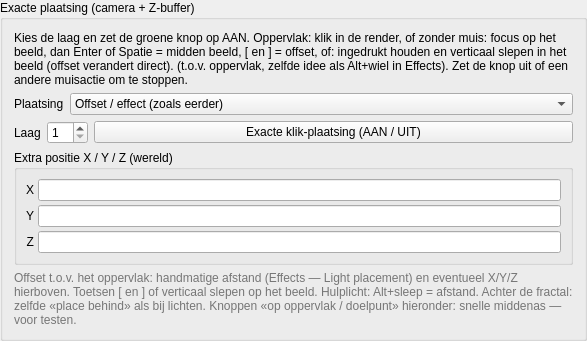
       <widget class="QGroupBox" name="groupBox_pattern_line_exact_placement">
        <property name="title">
         <string>Exacte plaatsing (camera + Z-buffer)</string>
        </property>
        <property name="toolTip">
         <string>Zelfde methode als «Place light» in Mandelbulber: diepte uit de render, viewvector met FOV en camerarotatie, optioneel een stukje vóór/achter het oppervlak. Vereist een afgerende preview of beeld (Z-buffer).</string>
        </property>
        <layout class="QVBoxLayout" name="verticalLayout_pattern_line_exact">
         <property name="spacing">
          <number>6</number>
         </property>
         <item>
          <widget class="QLabel" name="label_pattern_line_exact_intro">
           <property name="text">
            <string>Kies de laag en zet de groene knop op AAN. Oppervlak: klik in de render, of zonder muis: focus op het beeld, dan Enter of Spatie = midden beeld, [ en ] = offset, of: ingedrukt houden en verticaal slepen in het beeld (offset verandert direct). (t.o.v. oppervlak, zelfde idee als Alt+wiel in Effects). Zet de knop uit of een andere muisactie om te stoppen.</string>
           </property>
           <property name="wordWrap">
            <bool>true</bool>
           </property>
          </widget>
         </item>
         <item>
          <layout class="QHBoxLayout" name="horizontalLayout_pattern_line_precision">
           <item>
            <widget class="QLabel" name="label_pattern_line_precision_mode">
             <property name="text">
              <string>Plaatsing</string>
             </property>
             <property name="toolTip">
              <string>Offset/effect: zoals voorheen (~10% scene vanaf camera, zachte verschuiving). Nauwkeurig: midden van het pixel + bilineaire Z, handmatige afstand 0 — dichter op waar u klikt.</string>
             </property>
            </widget>
           </item>
           <item>
            <widget class="QComboBox" name="comboBox_pattern_line_precision_mode">
             <property name="sizePolicy">
              <sizepolicy hsizetype="MinimumExpanding" vsizetype="Fixed">
               <horstretch>0</horstretch>
               <verstretch>0</verstretch>
              </sizepolicy>
             </property>
             <property name="currentIndex">
              <number>0</number>
             </property>
             <property name="toolTip">
              <string>Offset/effect: zoals voorheen. Nauwkeurig: subpixel-ray + Z voor strakkere plaatsing op de klik.</string>
             </property>
             <item>
              <property name="text">
               <string>Offset / effect (zoals eerder)</string>
              </property>
             </item>
             <item>
              <property name="text">
               <string>Nauwkeurig (midden pixel + Z)</string>
              </property>
             </item>
            </widget>
           </item>
          </layout>
         </item>
         <item>
          <layout class="QHBoxLayout" name="horizontalLayout_pattern_line_exact">
           <item>
            <widget class="QLabel" name="label_pattern_line_exact_layer">
             <property name="text">
              <string>Laag</string>
             </property>
            </widget>
           </item>
           <item>
            <widget class="QSpinBox" name="spinbox_pattern_line_exact_layer">
             <property name="minimum">
              <number>1</number>
             </property>
             <property name="maximum">
              <number>20</number>
             </property>
             <property name="value">
              <number>1</number>
             </property>
             <property name="toolTip">
              <string>Welke patroonlijn (1–20) krijgt de nieuwe positie bij de volgende klik in het beeld.</string>
             </property>
            </widget>
           </item>
           <item>
            <widget class="QPushButton" name="pushButton_pattern_line_exact_activate">
             <property name="text">
              <string>Exacte klik-plaatsing (AAN / UIT)</string>
             </property>
             <property name="checkable">
              <bool>true</bool>
             </property>
             <property name="toolTip">
              <string>AAN: zelfde pipeline als hulplicht, groene knop. Klik in de render, of Enter/Spatie = midden; [ en ] of verticaal slepen in het beeld = offset. UIT: «geen» of knop. Offset: Effects, Alt+scroll, of [ ]. (Hulplicht: Alt+sleep wijzigt offset, sleep zonder Alt verplaatst het licht.)</string>
             </property>
             <property name="sizePolicy">
              <sizepolicy hsizetype="MinimumExpanding" vsizetype="Fixed">
               <horstretch>0</horstretch>
               <verstretch>0</verstretch>
              </sizepolicy>
             </property>
            </widget>
           </item>
          </layout>
         </item>
         <item>
          <widget class="QGroupBox" name="groupBox_pattern_line_placement_offset_xyz">
           <property name="title">
            <string>Extra positie X / Y / Z (wereld)</string>
           </property>
           <property name="toolTip">
            <string>Verschuiving in wereldruimte die na de klik-positie (en na de handmatige z-afstand uit Effects) wordt opgeteld. Hetzelfde als in Effects — Light placement options.</string>
           </property>
           <layout class="QGridLayout" name="gridLayout_pattern_line_placement_offset">
            <property name="spacing">
             <number>4</number>
            </property>
            <item row="0" column="0">
             <widget class="QLabel" name="label_pattern_line_pl_offset_x">
              <property name="text">
               <string>X</string>
              </property>
              <property name="alignment">
               <set>Qt::AlignRight|Qt::AlignTrailing|Qt::AlignVCenter</set>
              </property>
             </widget>
            </item>
            <item row="0" column="1">
             <widget class="MyLineEdit" name="vect3_aux_light_manual_placement_offset_x">
              <property name="sizePolicy">
               <sizepolicy hsizetype="Expanding" vsizetype="Fixed">
                <horstretch>0</horstretch>
                <verstretch>0</verstretch>
               </sizepolicy>
              </property>
              <property name="minimumSize">
               <size>
                <width>80</width>
                <height>22</height>
               </size>
              </property>
              <property name="toolTip">
               <string>Extra X in wereldcoördinaten (zelfde parameter als in Effects/dock hulplicht).</string>
              </property>
             </widget>
            </item>
            <item row="1" column="0">
             <widget class="QLabel" name="label_pattern_line_pl_offset_y">
              <property name="text">
               <string>Y</string>
              </property>
              <property name="alignment">
               <set>Qt::AlignRight|Qt::AlignTrailing|Qt::AlignVCenter</set>
              </property>
             </widget>
            </item>
            <item row="1" column="1">
             <widget class="MyLineEdit" name="vect3_aux_light_manual_placement_offset_y">
              <property name="sizePolicy">
               <sizepolicy hsizetype="Expanding" vsizetype="Fixed">
                <horstretch>0</horstretch>
                <verstretch>0</verstretch>
               </sizepolicy>
              </property>
              <property name="minimumSize">
               <size>
                <width>80</width>
                <height>22</height>
               </size>
              </property>
              <property name="toolTip">
               <string>Extra Y in wereldcoördinaten.</string>
              </property>
             </widget>
            </item>
            <item row="2" column="0">
             <widget class="QLabel" name="label_pattern_line_pl_offset_z">
              <property name="text">
               <string>Z</string>
              </property>
              <property name="alignment">
               <set>Qt::AlignRight|Qt::AlignTrailing|Qt::AlignVCenter</set>
              </property>
             </widget>
            </item>
            <item row="2" column="1">
             <widget class="MyLineEdit" name="vect3_aux_light_manual_placement_offset_z">
              <property name="sizePolicy">
               <sizepolicy hsizetype="Expanding" vsizetype="Fixed">
                <horstretch>0</horstretch>
                <verstretch>0</verstretch>
               </sizepolicy>
              </property>
              <property name="minimumSize">
               <size>
                <width>80</width>
                <height>22</height>
               </size>
              </property>
              <property name="toolTip">
               <string>Extra Z in wereldcoördinaten.</string>
              </property>
             </widget>
            </item>
           </layout>
          </widget>
         </item>
         <item>
          <widget class="QLabel" name="label_pattern_line_exact_footer">
           <property name="text">
            <string>Offset t.o.v. het oppervlak: handmatige afstand (Effects — Light placement) en eventueel X/Y/Z hierboven. Toetsen [ en ] of verticaal slepen op het beeld. Hulplicht: Alt+sleep = afstand. Achter de fractal: zelfde «place behind» als bij lichten. Knoppen «op oppervlak / doelpunt» hieronder: snelle middenas — voor testen.</string>
           </property>
           <property name="wordWrap">
            <bool>true</bool>
           </property>
           <property name="styleSheet">
            <string notr="true">color: palette(shadow);</string>
           </property>
          </widget>
         </item>
        </layout>
       </widget>
